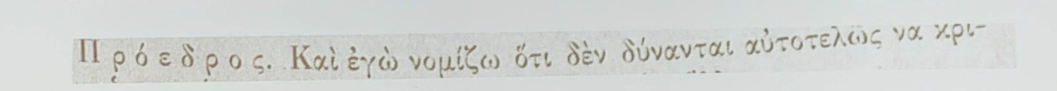
#> input picture unnamed.jpg, 3169 x 271 px, found by its file name (shown at 1/3 size)
$ jupyter execute indigital_project.ipynb
#> lines starting #> are read from the running program, lines starting #| are printed output that depends on the picture; after the words box and inside, x2 and y2 are one past the last pixel; in counts of white or black regions, pixels touching at a corner belong together; long printed decimals are rounded
[cell 1]
import cv2
import numpy as np
from PIL import Image
import matplotlib.pyplot as plt
from sklearn.linear_model import LinearRegression, RANSACRegressor
from sklearn.datasets import make_regression

plt.rcParams["figure.figsize"] = (20, 20)

[cell 2]
def display_image(image_array):
    display(Image.fromarray(image_array))

def imread_rgb(image_path):
#> called with image_path = 'img/unnamed.jpg'
    image = cv2.imread(image_path)
#> image is the input picture: shape (271, 3169, 3); mean B, G, R 209, 211.7, 209.5
    image_rgb = cv2.cvtColor(image, cv2.COLOR_BGR2RGB)
    return image_rgb

[cell 3]
image = imread_rgb("img/unnamed.jpg")
gray = cv2.cvtColor(image, cv2.COLOR_RGB2GRAY)
display_image(image)

[cell 4]
gray = cv2.medianBlur(gray, ksize=5)
edges = cv2.Canny(gray, threshold1=120, threshold2=180, apertureSize=3)
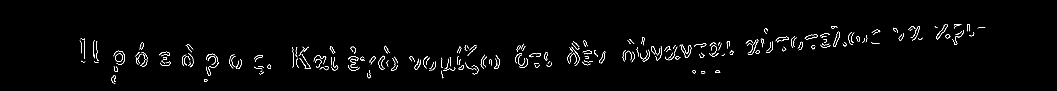
#> edges: shape (271, 3169) (shown at 1/3 size); 1.1% white in thin lines or dots, all inside (x1, y1, x2, y2) = (239, 72, 2956, 250)
display_image(edges)

[cell 5]
lines = cv2.HoughLinesP(
    edges,
    rho=1,
    theta=np.pi / 180,
    threshold=160,
    minLineLength=5,
    maxLineGap=100
)
#> lines = [[915, 205, 2921, 100], [768, 205, 1784, 152]]
print(type(lines))
#| <class 'numpy.ndarray'>
print(lines.shape)
#| (2, 1, 4)

[cell 6]
lines = np.squeeze(lines)
print(lines.shape)
#| (2, 4)

[cell 7]
print("first line:")
print(f"x0 = {lines[0][0]}, y0 = {lines[0][1]}")
#| x0 = 915, y0 = 205
print(f"x1 = {lines[0][2]}, y1 = {lines[0][3]}")
#| x1 = 2921, y1 = 100

[cell 8]
for line in lines:
    x0 = line[0]
    y0 = line[1]
    x1 = line[2]
    y1 = line[3]

    cv2.line(image, pt1=(x0, y0), pt2=(x1, y1), color=(255, 0, 0), thickness=2, lineType=cv2.LINE_AA)
#> this loop made 2 passes
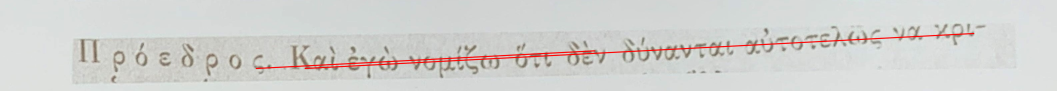
#> image: shape (271, 3169, 3) (shown at 1/3 size); mean R, G, B 210.3, 209.4, 206.8

display_image(image)

[cell 9]
image = imread_rgb("img/unnamed.jpg")
print("original image shape: ", image.shape)
#| original image shape:  (271, 3169, 3)
display_image(image)

[cell 10]
resized = cv2.resize(image, None, fx=0.5, fy=0.5, interpolation=cv2.INTER_NEAREST)
print("resized image shape: ", resized.shape)
#| resized image shape:  (136, 1584, 3)
display_image(resized)

[cell 11]
height, width, _ = image.shape
#> height = 271; width = 3169

ty = 500
tx = 400

M = np.float32([[1, 0, tx],
               [0, 1, ty]])

print(M)

[cell 12]
output = cv2.warpAffine(image, M, (width, height))
#> output: shape (271, 3169, 3); every value is 0

display_image(output)

[cell 13]
image_center = (width / 2, height / 2)
#> image_center = (1584.5, 135.5)

angle = 45
scale = 1

M = cv2.getRotationMatrix2D(center=image_center, angle=angle, scale=scale)
#> M = [[0.707, 0.707, 368.3], [-0.707, 0.707, 1160.1]]
print(M)
#| [[ 7.07106781e-01  7.07106781e-01  3.68276336e+02]
#|  [-7.07106781e-01  7.07106781e-01  1.16009773e+03]]

[cell 14]
output = cv2.warpAffine(image, M, (width, height))
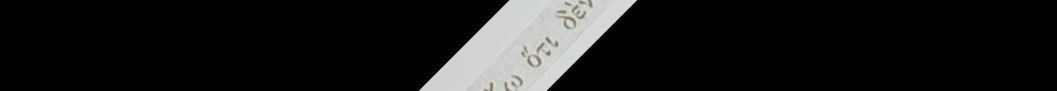
#> output: shape (271, 3169, 3) (shown at 1/3 size); mean R, G, B 24.7, 24.9, 24.6

display_image(output)

[cell 15]
pts_1 = np.float32([[50, 50], [200, 50], [50, 200]])
pts_2 = np.float32([[10, 100], [200, 50], [100, 250]])

M = cv2.getAffineTransform(pts_1, pts_2)
#> M = [[1.27, 0.6, -83.33], [-0.333, 1, 66.67]]
print(M)
#| [[  1.267   0.6        -83.333]
#|  [ -0.3333   1.          66.667]]

[cell 16]
output = cv2.warpAffine(image, M, (width, height))
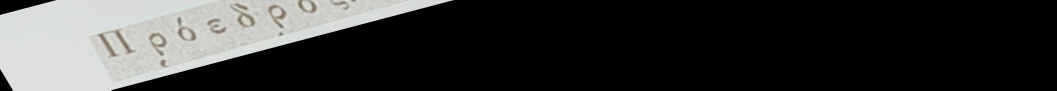
#> output: shape (271, 3169, 3) (shown at 1/3 size); mean R, G, B 55, 55.3, 54.3

display_image(output)

[cell 17]
image = cv2.imread('img/unnamed.jpg')
image = cv2.cvtColor(image, cv2.COLOR_BGR2RGB)
plt.figure(figsize=(20, 20))
plt.subplot(1, 2, 1)
plt.title("Original")
plt.imshow(image)
points_A = np.float32([[320,15], [700,215], [85,610], [530,780]])
points_B = np.float32([[0,0], [420,0], [0,594], [420,594]])
M = cv2.getPerspectiveTransform(points_A, points_B)
#> M = [[0.777, 0.307, -253.1], [-0.452, 0.859, 131.9], [-0.000247, 9.97e-05, 1]]
warped = cv2.warpPerspective(image, M, (420,594))
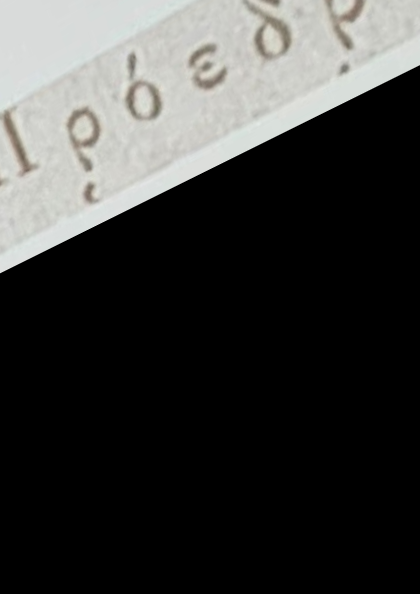
#> warped: shape (594, 420, 3); mean R, G, B 58.4, 58.6, 57
plt.subplot(1, 2, 2)
plt.title("warpPerspective")
plt.imshow(warped)

[cell 18]
image = cv2.imread('img/unnamed.jpg')
image = cv2.cvtColor(image, cv2.COLOR_BGR2RGB)
plt.figure(figsize=(20, 20))
plt.subplot(2, 2, 1)
plt.title("Original")
plt.imshow(image)
image_scaled = cv2.resize(image, None, fx=0.75, fy=0.75)
plt.subplot(2, 2, 2)
plt.title("Scaling - Linear Interpolation")
plt.imshow(image_scaled)
img_scaled = cv2.resize(image, None, fx=2, fy=2, interpolation = cv2.INTER_CUBIC)
plt.subplot(2, 2, 3)
plt.title("Scaling - Cubic Interpolation")
plt.imshow(img_scaled)
img_scaled = cv2.resize(image, (900, 400), interpolation = cv2.INTER_AREA)
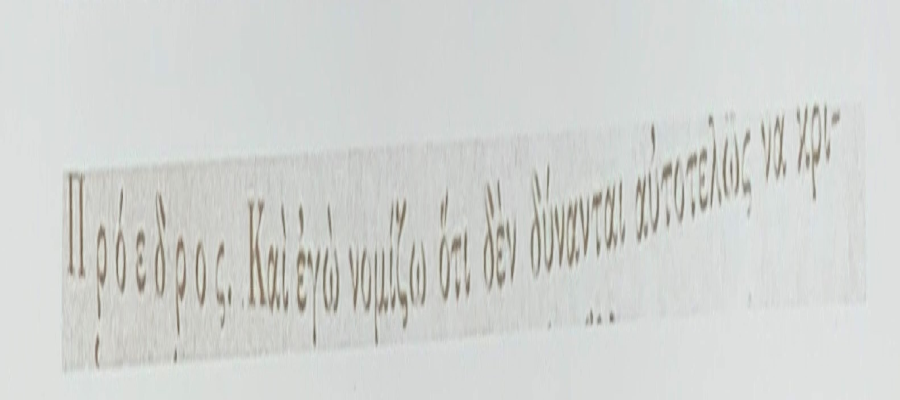
#> img_scaled: shape (400, 900, 3); mean R, G, B 209.5, 211.6, 208.9
plt.subplot(2, 2, 4)
plt.title("Scaling - Skewed Size")
plt.imshow(img_scaled)

[cell 19]
# Load our new image
image = cv2.imread('img/unnamed.jpg', 0)
plt.figure(figsize=(30, 30))
plt.subplot(3, 2, 1)
plt.title("Original")
plt.imshow(image)
ret,thresh1 = cv2.threshold(image, 127, 255, cv2.THRESH_BINARY)
#> thresh1: shape (271, 3169); 99.1% white; 171 black regions (66 under 20 px), largest, box (x1, y1, x2, y2) and area: (880, 140, 889, 205) 300, (282, 123, 290, 186) 275, (245, 120, 253, 185) 271
plt.subplot(3, 2, 2)
plt.title("Threshold Binary")
plt.imshow(thresh1)
image = cv2.GaussianBlur(image, (3, 3), 0)
#> image: shape (271, 3169)
thresh = cv2.adaptiveThreshold(image, 255, cv2.ADAPTIVE_THRESH_MEAN_C, cv2.THRESH_BINARY, 3, 5)
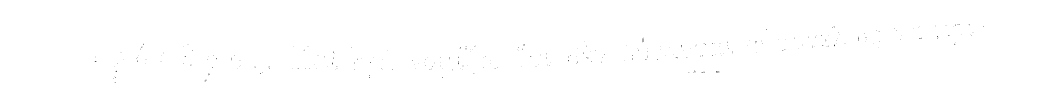
#> thresh: shape (271, 3169) (shown at 1/3 size); 99.9% white; black in thin lines or dots, all inside (x1, y1, x2, y2) = (284, 73, 2952, 249)
plt.subplot(3, 2, 3)
plt.title("Adaptive Mean Thresholding")
plt.imshow(thresh)
_, th2 = cv2.threshold(image, 0, 255, cv2.THRESH_BINARY + cv2.THRESH_OTSU)
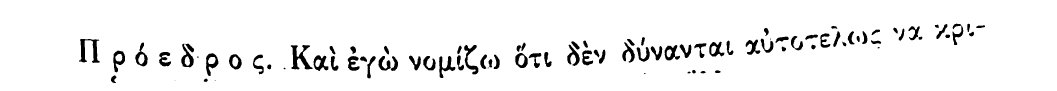
#> th2: shape (271, 3169) (shown at 1/3 size); 94.9% white; 93 black regions (6 under 20 px), largest, box (x1, y1, x2, y2) and area: (872, 135, 938, 208) 2024, (237, 117, 299, 189) 1851, (1392, 135, 1435, 223) 1303
plt.subplot(3, 2, 4)
plt.title("Otsu's Thresholding")
plt.imshow(th2)
plt.subplot(3, 2, 5)
blur = cv2.GaussianBlur(image, (5,5), 0)
_, th3 = cv2.threshold(blur, 0, 255, cv2.THRESH_BINARY + cv2.THRESH_OTSU)
#> th3: shape (271, 3169); 94.8% white; 90 black regions (7 under 20 px), largest, box (x1, y1, x2, y2) and area: (872, 135, 938, 208) 2094, (238, 117, 299, 189) 1887, (1392, 134, 1435, 223) 1351
plt.title("Guassian Otsu's Thresholding")
plt.imshow(th3)
plt.show()

[cell 20]
# Load the image
image = cv2.imread('img/unnamed.jpg')
image = cv2.cvtColor(image, cv2.COLOR_BGR2RGB)
plt.figure(figsize=(20, 20))
# Grayscale
gray = cv2.cvtColor(image, cv2.COLOR_BGR2GRAY)
# Canny Edges
edges = cv2.Canny(gray, 100, 170, apertureSize = 3)
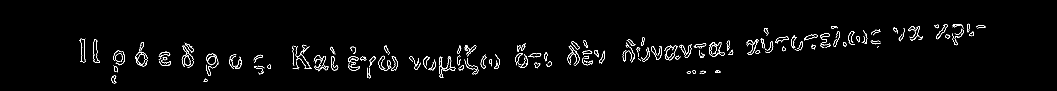
#> edges: shape (271, 3169) (shown at 1/3 size); 1.4% white in thin lines or dots, all inside (x1, y1, x2, y2) = (239, 71, 2958, 250)
plt.subplot(2, 2, 1)
plt.title("edges")
plt.imshow(edges)
# Run HoughLines Fucntion
lines = cv2.HoughLines(edges, 1, np.pi/180, 200)
#> lines = [[252, 1.52], [281, 1.5], [245, 1.52], [283, 1.5], [214, 1.54], [222, 1.54]]
# Run for loop through each line
for line in lines:
    rho, theta = line[0]
    a = np.cos(theta)
    b = np.sin(theta)
    x0 = a * rho
    y0 = b * rho
    x_1 = int(x0 + 3500 * (-b))
    y_1 = int(y0 + 3500 * (a))
    x_2 = int(x0 - 3500 * (-b))
    y_2 = int(y0 - 3500 * (a))
    cv2.line(image, (x_1, y_1), (x_2, y_2), (100, 0, 0), 2)
#> this loop made 6 passes
#> (rho, theta, a, b, x0, y0, x_1, y_1) on passes 1 to 6: (252, 1.52, 0.0523, 0.999, 13.19, 251.7, -3482, 434), (281, 1.5, 0.0698, 0.998, 19.6, 280.3, -3471, 524), (245, 1.52, 0.0523, 0.999, 12.82, 244.7, -3482, 427), (283, 1.5, 0.0698, 0.998, 19.74, 282.3, -3471, 526), (214, 1.54, 0.0349, 0.999, 7.47, 213.9, -3490, 336), (222, 1.54, 0.0349, 0.999, 7.75, 221.9, -3490, 344)
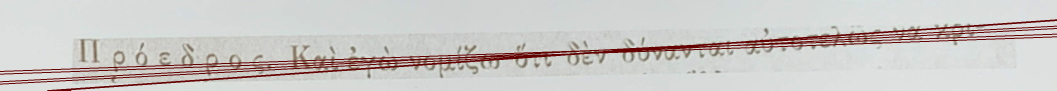
#> image: shape (271, 3169, 3) (shown at 1/3 size); mean R, G, B 203.9, 200.3, 198
# Show Final output
plt.subplot(2, 2, 2)
plt.imshow(image)
